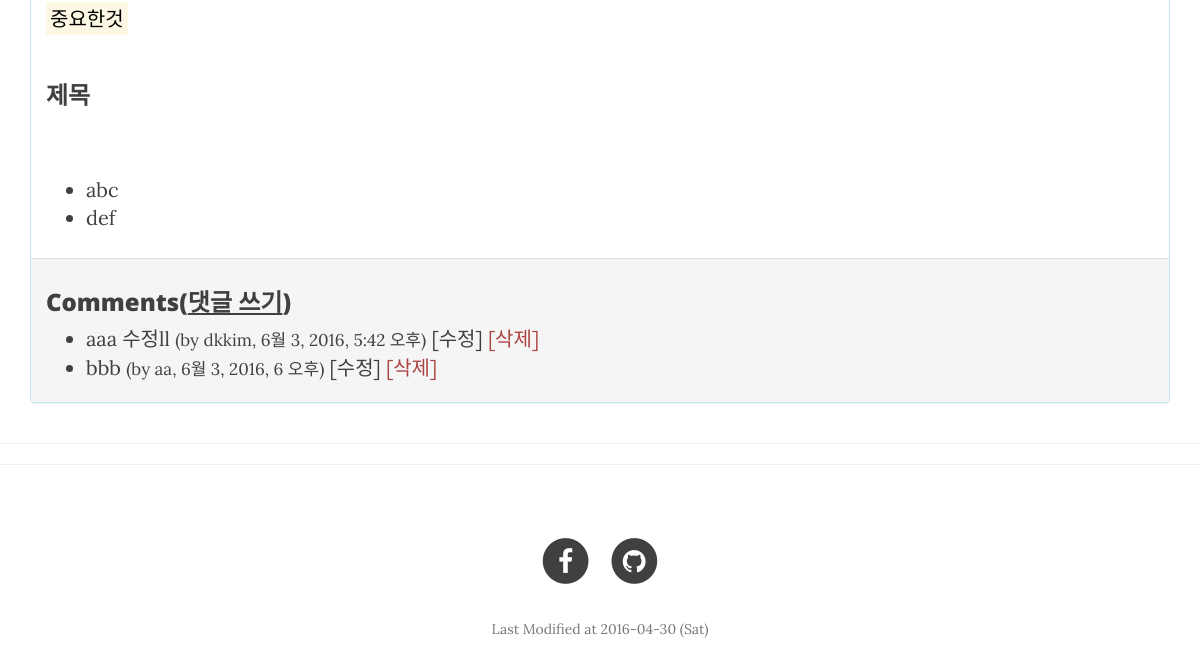
The page /2/ (lower part) on the database as committed earlier.
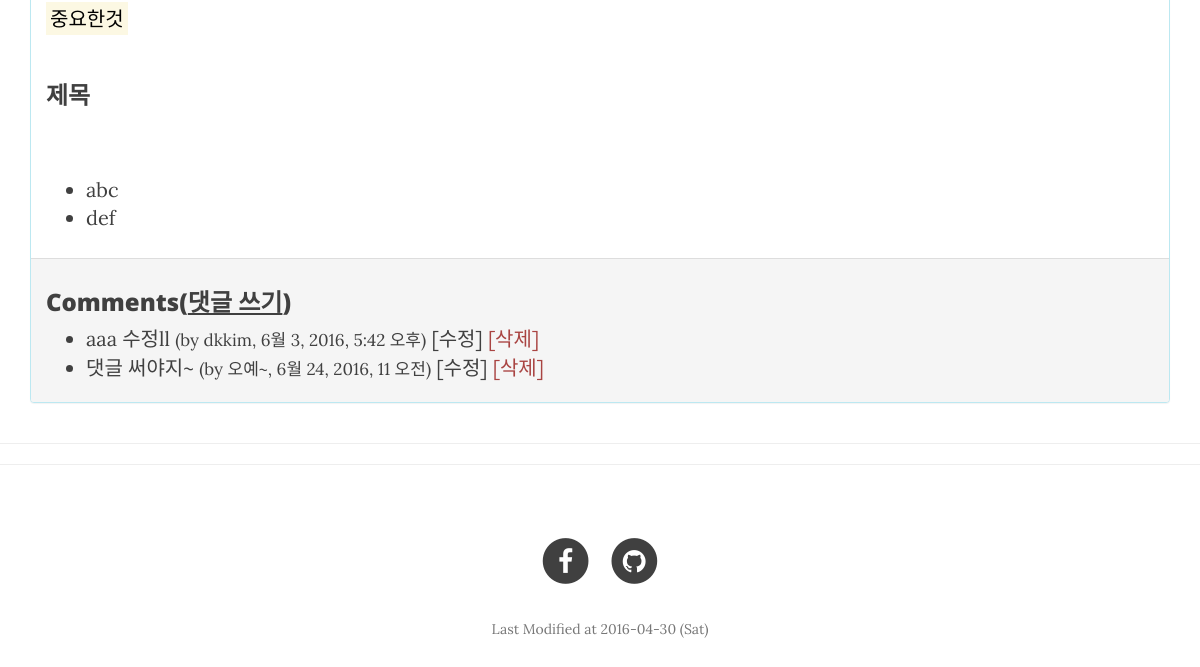
The same page on the database as committed later.
### main/models.py (models this page shows, shortened)
class Comment(models.Model):
	post = models.ForeignKey(Post)
	author = models.CharField(max_length=10)
	message = models.TextField()
	created_at = models.DateTimeField(auto_now_add=True)
	updated_at = models.DateTimeField(auto_now=True)

### main/views.py (the view)
# urls.py: url(r'^(?P<pk>\d+)/$', 'main.views.post_detail'),
def post_detail(request, pk):
	post = Post.objects.get(pk=pk)
	return render(request, 'main/post_detail.html', {'post':post,})

### main/templatetags/tags.py (called while the page is built)
@stringfilter
def keep_spacing(value, autoescape=None):
    autoescape = autoescape and not isinstance(value, SafeData)
    value = normalize_newlines(value)
    if autoescape:
        value = escape(value)
    value = mark_safe(value.replace('  ', ' &nbsp; &nbsp;'))
    value = mark_safe(value.replace('\t', ' &nbsp; &nbsp; &nbsp; &nbsp;'))
    return mark_safe(value.replace('\n', '<br/>'))

### templates/main/post_detail.html (shortened to what this page needs)
{% extends "base.html" %}
{% load staticfiles %}
{% load tags %}
{% block content %}
<div class="container">
	<div class="row">
		<div class="col-sm-12">
			<div class="panel panel-info">
				<div class="panel-body">
                    {% autoescape on %}
					{{ post.content|keep_spacing }}
                    {% endautoescape %}
				</div>
				<div class="panel-footer">
					<h3>Comments(<a href="{% url "main.views.comment_new" post.pk %}"><u>댓글 쓰기</u></a>)</h3>
					<ul>
						{% for comment in post.comment_set.all %}
						<li>
							{{ comment.message }}
							<small>(by {{ comment.author }}, {{ comment.created_at }})</small>
							<a href="{% url "main.views.comment_edit" post.pk comment.pk %}">[수정]</a>
							<a href="{% url "main.views.comment_delete" post.pk comment.pk %}" class="text-danger">[삭제]</a>
						</li>
						{% endfor %}
					</ul>
				</div>
			</div>
		</div>
	</div>
</div>
<hr>
{% endblock %}

Rows that differ between the two databases and show on the page:
removed Comment: message "bbb", author "aa", created_at "6월 3, 2016, 6 오후"
added Comment: message "댓글 써야지~", author "오예~", created_at "6월 24, 2016, 11 오전"
